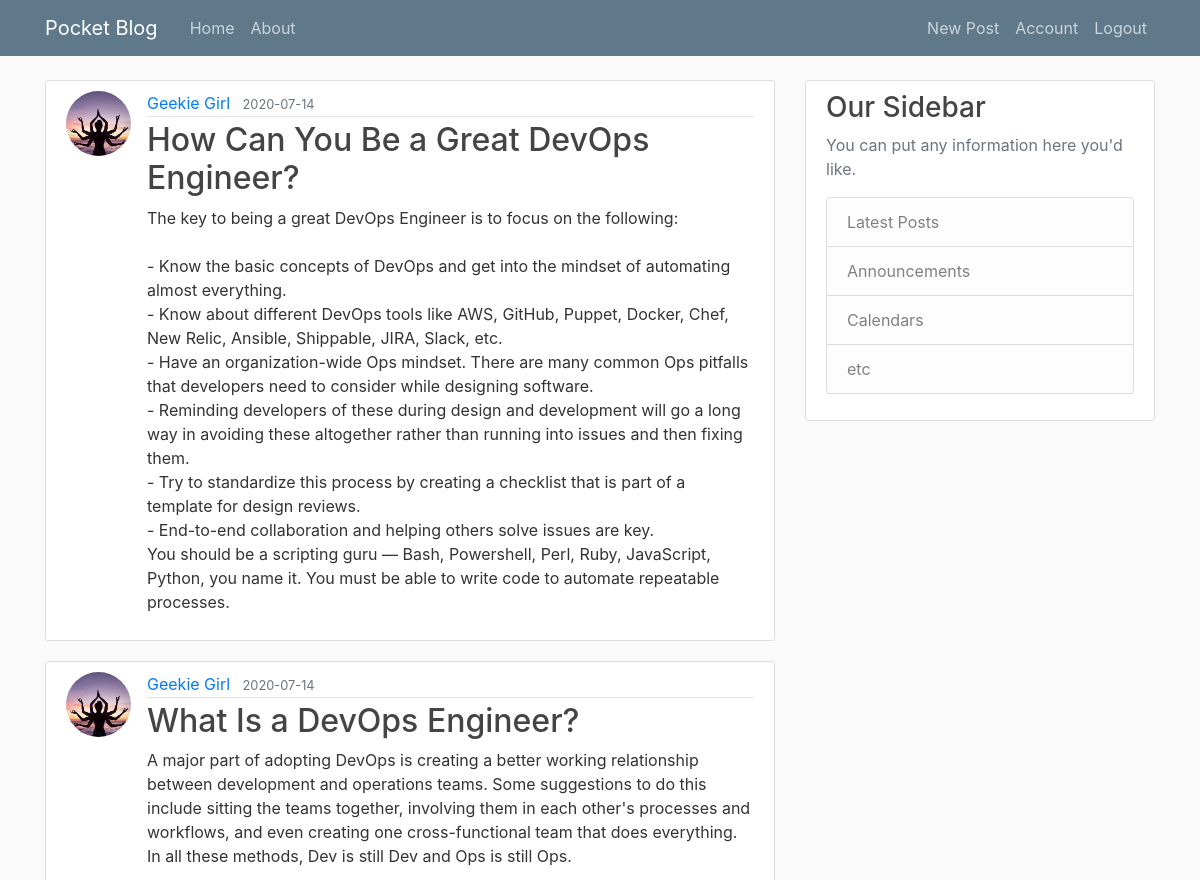
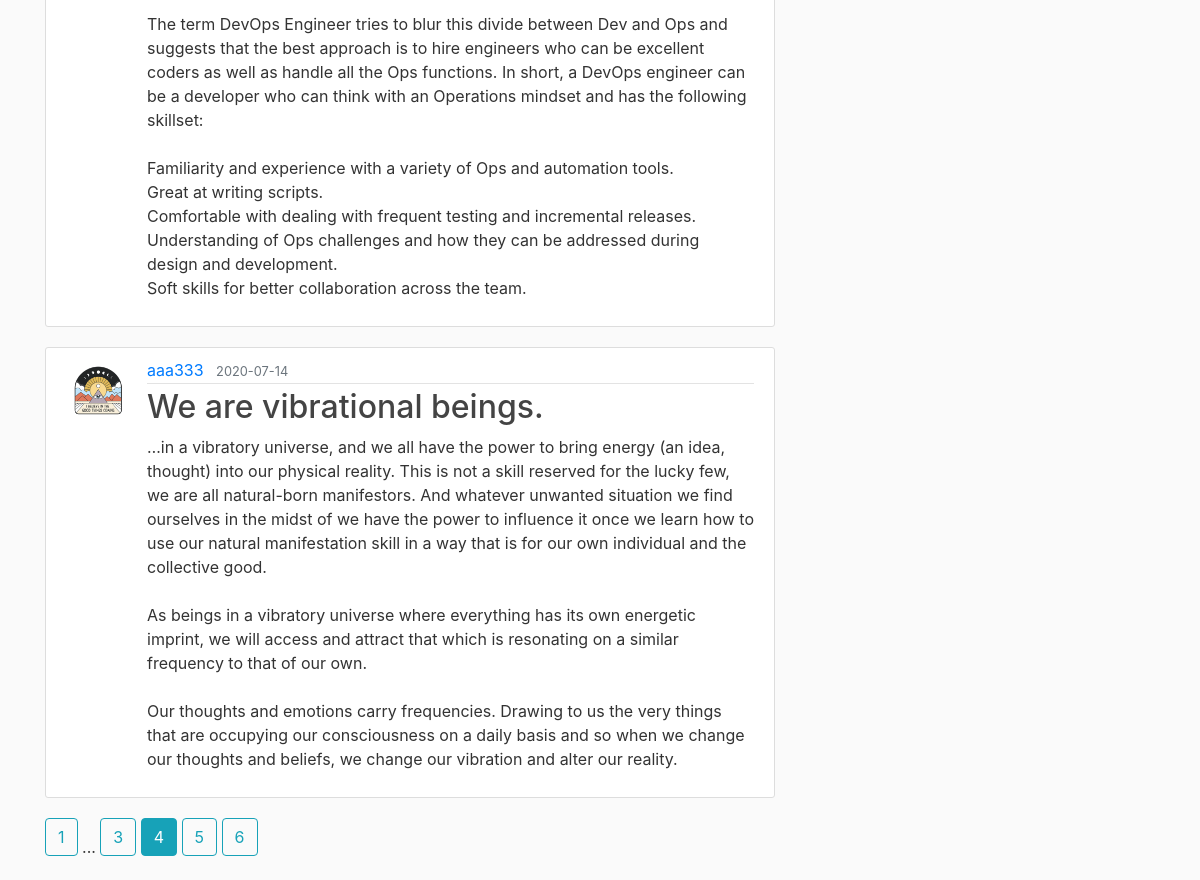
The page /home?page=4 (signed in) on the database its author committed (2 pictures, top to bottom).
### pocket_blog/models.py (models this page shows, shortened)
class Post(db.Model):
    id = db.Column(db.Integer, primary_key=True)
    title = db.Column(db.String(100), nullable=False)
    date_posted = db.Column(db.DateTime, nullable=False, default=datetime.utcnow)
    content = db.Column(db.Text, nullable=False)
    user_id = db.Column(db.Integer, db.ForeignKey('user.id'), nullable=False)

class User(db.Model, UserMixin):
    id = db.Column(db.Integer, primary_key=True)
    username = db.Column(db.String(20), unique=True, nullable=False)
    email = db.Column(db.String(120), unique=True, nullable=False)
    image_file = db.Column(db.String(20), nullable=False, default='default.jpg')
    password = db.Column(db.String(60), nullable=False)
    posts = db.relationship('Post', backref='author', lazy=True)

### pocket_blog/main/routes.py (the view)
@main.route("/")
@main.route("/home")
def home():
    page = request.args.get('page', 1, type=int)
    posts = Post.query.order_by(Post.date_posted.desc()).paginate(page=page, per_page=3)
    return render_template('home.html', posts=posts)

### pocket_blog/models.py (called while the page is built)
@login_manager.user_loader
def load_user(user_id):
    return User.query.get(int(user_id))

### pocket_blog/templates/home.html
{% extends "layout.html" %}
{% block content %}
    {% for post in posts.items %}
        <article class="media content-section">
          <img class="rounded-circle article-img" src="{{ url_for('static', filename='profile_pics/' + post.author.image_file) }}">
          <div class="media-body">
            <div class="article-metadata">
              <a class="mr-2" href="{{ url_for('users.user_posts', username=post.author.username) }}">{{ post.author.username }}</a>
              <small class="text-muted">{{ post.date_posted.strftime('%Y-%m-%d') }}</small>
            </div>
            <h2><a class="article-title" href="{{ url_for('posts.post', post_id=post.id) }}">{{ post.title }}</a></h2>
            <p class="article-content">{{ post.content }}</p>
          </div>
        </article>
    {% endfor %}
    {% for page_num in posts.iter_pages(left_edge=1, right_edge=1, left_current=1, right_current=2) %}
      {% if page_num %}
        {% if posts.page == page_num %}
          <a class="btn btn-info mb-4" href="{{ url_for('main.home', page=page_num) }}">{{ page_num }}</a>
        {% else %}
          <a class="btn btn-outline-info mb-4" href="{{ url_for('main.home', page=page_num) }}">{{ page_num }}</a>
        {% endif %}
      {% else %}
        ...
      {% endif %}
    {% endfor %}
{% endblock content %}

### pocket_blog/static/main.css (style rules this page uses)
body { background: #fafafa; color: #333333; margin-top: 5rem; }
h1, h2, h3, h4, h5, h6 { color: #444444; }
.content-section { background: #ffffff; padding: 10px 20px; border: 1px solid #dddddd; border-radius: 3px; margin-bottom: 20px; }
.article-title { color: #444444; }
.article-content { white-space: pre-line; }
.article-img { height: 65px; width: 65px; margin-right: 16px; }
.article-metadata { padding-bottom: 1px; margin-bottom: 4px; border-bottom: 1px solid #e3e3e3 }

### rows shown on the page
Post: image_file (picture), author.username "Geekie Girl", date_posted "2020-07-14", title "How Can You Be a Great DevOps Engineer?", content "The key to being a great DevOps Engineer is to focus on the following: - Know the basic concepts of DevOps and get into the mindset of automating almost everything. - Know about different DevOps tools like AWS, GitHub, Puppet, Docker, Chef, New Relic, Ansible, Shippable, JIRA, Slack, etc. - Have an organization-wide Ops mindset. There are many common Ops pitfalls that developers need to consider while designing software. - Reminding developers of these during design and development will go a long way in avoiding these altogether rather than running into issues and then fixing them. - Try to standardize this process by creating a checklist that is part of a template for design reviews. -…"
Post: image_file (picture), author.username "Geekie Girl", date_posted "2020-07-14", title "What Is a DevOps Engineer?", content "A major part of adopting DevOps is creating a better working relationship between development and operations teams. Some suggestions to do this include sitting the teams together, involving them in each other's processes and workflows, and even creating one cross-functional team that does everything. In all these methods, Dev is still Dev and Ops is still Ops. The term DevOps Engineer tries to blur this divide between Dev and Ops and suggests that the best approach is to hire engineers who can be excellent coders as well as handle all the Ops functions. In short, a DevOps engineer can be a developer who can think with an Operations mindset and has the following skillset: Familiarity and…"
Post: image_file (picture), author.username "aaa333", date_posted "2020-07-14", title "We are vibrational beings.", content "…in a vibratory universe, and we all have the power to bring energy (an idea, thought) into our physical reality. This is not a skill reserved for the lucky few, we are all natural-born manifestors. And whatever unwanted situation we find ourselves in the midst of we have the power to influence it once we learn how to use our natural manifestation skill in a way that is for our own individual and the collective good. As beings in a vibratory universe where everything has its own energetic imprint, we will access and attract that which is resonating on a similar frequency to that of our own. Our thoughts and emotions carry frequencies. Drawing to us the very things that are occupying our…"

### other values the page prints
{{ page_num }} "1" "3" "5" "6"
{{ page_num }} "4"
